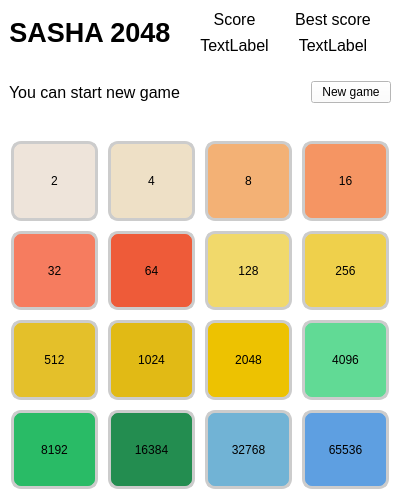
<?xml version="1.0" encoding="UTF-8"?>
<ui version="4.0">
 <class>MainWindow</class>
 <widget class="QMainWindow" name="MainWindow">
  <property name="geometry">
   <rect>
    <x>0</x>
    <y>0</y>
    <width>400</width>
    <height>500</height>
   </rect>
  </property>
  <property name="minimumSize">
   <size>
    <width>400</width>
    <height>400</height>
   </size>
  </property>
  <property name="maximumSize">
   <size>
    <width>16777215</width>
    <height>1000000</height>
   </size>
  </property>
  <property name="windowTitle">
   <string>MainWindow</string>
  </property>
  <property name="styleSheet">
   <string notr="true">background-color: white
</string>
  </property>
  <widget class="QWidget" name="centralwidget">
   <layout class="QVBoxLayout" name="verticalLayout">
    <item>
     <layout class="QHBoxLayout" name="horizontalLayout">
      <item>
       <layout class="QHBoxLayout" name="horizontalLayout_2">
        <item>
         <widget class="QLabel" name="label_19">
          <property name="maximumSize">
           <size>
            <width>16777215</width>
            <height>30</height>
           </size>
          </property>
          <property name="font">
           <font>
            <pointsize>20</pointsize>
            <bold>true</bold>
           </font>
          </property>
          <property name="text">
           <string>SASHA 2048</string>
          </property>
          <property name="alignment">
           <set>Qt::AlignCenter</set>
          </property>
         </widget>
        </item>
        <item>
         <spacer name="horizontalSpacer">
          <property name="orientation">
           <enum>Qt::Horizontal</enum>
          </property>
          <property name="sizeHint" stdset="0">
           <size>
            <width>40</width>
            <height>20</height>
           </size>
          </property>
         </spacer>
        </item>
        <item>
         <layout class="QVBoxLayout" name="verticalLayout_2">
          <item>
           <widget class="QLabel" name="label_17">
            <property name="maximumSize">
             <size>
              <width>16777215</width>
              <height>20</height>
             </size>
            </property>
            <property name="font">
             <font>
              <pointsize>12</pointsize>
             </font>
            </property>
            <property name="text">
             <string>Score</string>
            </property>
            <property name="alignment">
             <set>Qt::AlignCenter</set>
            </property>
           </widget>
          </item>
          <item>
           <widget class="QLabel" name="label_18">
            <property name="maximumSize">
             <size>
              <width>16777215</width>
              <height>20</height>
             </size>
            </property>
            <property name="font">
             <font>
              <pointsize>12</pointsize>
             </font>
            </property>
            <property name="text">
             <string>TextLabel</string>
            </property>
            <property name="alignment">
             <set>Qt::AlignCenter</set>
            </property>
           </widget>
          </item>
         </layout>
        </item>
        <item>
         <spacer name="horizontalSpacer_3">
          <property name="orientation">
           <enum>Qt::Horizontal</enum>
          </property>
          <property name="sizeType">
           <enum>QSizePolicy::Fixed</enum>
          </property>
          <property name="sizeHint" stdset="0">
           <size>
            <width>20</width>
            <height>20</height>
           </size>
          </property>
         </spacer>
        </item>
        <item>
         <layout class="QVBoxLayout" name="verticalLayout_3">
          <item>
           <widget class="QLabel" name="BestScore">
            <property name="maximumSize">
             <size>
              <width>16777215</width>
              <height>20</height>
             </size>
            </property>
            <property name="font">
             <font>
              <pointsize>12</pointsize>
             </font>
            </property>
            <property name="text">
             <string>Best score</string>
            </property>
            <property name="alignment">
             <set>Qt::AlignCenter</set>
            </property>
           </widget>
          </item>
          <item>
           <widget class="QLabel" name="BestScoreValue">
            <property name="maximumSize">
             <size>
              <width>16777215</width>
              <height>20</height>
             </size>
            </property>
            <property name="font">
             <font>
              <pointsize>12</pointsize>
             </font>
            </property>
            <property name="text">
             <string>TextLabel</string>
            </property>
            <property name="alignment">
             <set>Qt::AlignCenter</set>
            </property>
           </widget>
          </item>
         </layout>
        </item>
        <item>
         <spacer name="horizontalSpacer_2">
          <property name="orientation">
           <enum>Qt::Horizontal</enum>
          </property>
          <property name="sizeType">
           <enum>QSizePolicy::Fixed</enum>
          </property>
          <property name="sizeHint" stdset="0">
           <size>
            <width>20</width>
            <height>20</height>
           </size>
          </property>
         </spacer>
        </item>
       </layout>
      </item>
     </layout>
    </item>
    <item>
     <spacer name="verticalSpacer_3">
      <property name="orientation">
       <enum>Qt::Vertical</enum>
      </property>
      <property name="sizeType">
       <enum>QSizePolicy::Fixed</enum>
      </property>
      <property name="sizeHint" stdset="0">
       <size>
        <width>20</width>
        <height>20</height>
       </size>
      </property>
     </spacer>
    </item>
    <item>
     <layout class="QHBoxLayout" name="horizontalLayout_3">
      <item>
       <widget class="QLabel" name="NewGame">
        <property name="maximumSize">
         <size>
          <width>16777215</width>
          <height>20</height>
         </size>
        </property>
        <property name="font">
         <font>
          <pointsize>12</pointsize>
         </font>
        </property>
        <property name="text">
         <string>You can start new game</string>
        </property>
       </widget>
      </item>
      <item>
       <spacer name="horizontalSpacer_4">
        <property name="orientation">
         <enum>Qt::Horizontal</enum>
        </property>
        <property name="sizeHint" stdset="0">
         <size>
          <width>40</width>
          <height>20</height>
         </size>
        </property>
       </spacer>
      </item>
      <item>
       <widget class="QPushButton" name="pushButton">
        <property name="text">
         <string>New game</string>
        </property>
       </widget>
      </item>
     </layout>
    </item>
    <item>
     <spacer name="verticalSpacer">
      <property name="orientation">
       <enum>Qt::Vertical</enum>
      </property>
      <property name="sizeType">
       <enum>QSizePolicy::Fixed</enum>
      </property>
      <property name="sizeHint" stdset="0">
       <size>
        <width>30</width>
        <height>30</height>
       </size>
      </property>
     </spacer>
    </item>
    <item>
     <layout class="QGridLayout" name="gridLayout">
      <property name="sizeConstraint">
       <enum>QLayout::SetMaximumSize</enum>
      </property>
      <item row="0" column="0">
       <widget class="QLabel" name="label_00">
        <property name="sizePolicy">
         <sizepolicy hsizetype="Preferred" vsizetype="Preferred">
          <horstretch>0</horstretch>
          <verstretch>0</verstretch>
         </sizepolicy>
        </property>
        <property name="minimumSize">
         <size>
          <width>0</width>
          <height>0</height>
         </size>
        </property>
        <property name="maximumSize">
         <size>
          <width>1000</width>
          <height>1000</height>
         </size>
        </property>
        <property name="layoutDirection">
         <enum>Qt::LeftToRight</enum>
        </property>
        <property name="styleSheet">
         <string notr="true">border: 3px solid #ccc;
border-radius: 10px;
margin: 2px;
background-color: #eee4da;</string>
        </property>
        <property name="text">
         <string>2</string>
        </property>
        <property name="alignment">
         <set>Qt::AlignCenter</set>
        </property>
       </widget>
      </item>
      <item row="2" column="1">
       <widget class="QLabel" name="label_21">
        <property name="minimumSize">
         <size>
          <width>0</width>
          <height>0</height>
         </size>
        </property>
        <property name="maximumSize">
         <size>
          <width>1000</width>
          <height>1000</height>
         </size>
        </property>
        <property name="styleSheet">
         <string notr="true">border: 3px solid #ccc;
border-radius: 10px;
margin: 2px;
background-color: #e1ba15;</string>
        </property>
        <property name="text">
         <string>1024</string>
        </property>
        <property name="alignment">
         <set>Qt::AlignCenter</set>
        </property>
       </widget>
      </item>
      <item row="0" column="3">
       <widget class="QLabel" name="label_03">
        <property name="sizePolicy">
         <sizepolicy hsizetype="Preferred" vsizetype="Preferred">
          <horstretch>0</horstretch>
          <verstretch>0</verstretch>
         </sizepolicy>
        </property>
        <property name="minimumSize">
         <size>
          <width>0</width>
          <height>0</height>
         </size>
        </property>
        <property name="maximumSize">
         <size>
          <width>1000</width>
          <height>1000</height>
         </size>
        </property>
        <property name="styleSheet">
         <string notr="true">border: 3px solid #ccc;
border-radius: 10px;
margin: 2px;
background-color: #f59563;</string>
        </property>
        <property name="text">
         <string>16</string>
        </property>
        <property name="alignment">
         <set>Qt::AlignCenter</set>
        </property>
       </widget>
      </item>
      <item row="3" column="3">
       <widget class="QLabel" name="label_33">
        <property name="minimumSize">
         <size>
          <width>0</width>
          <height>0</height>
         </size>
        </property>
        <property name="maximumSize">
         <size>
          <width>1000</width>
          <height>1000</height>
         </size>
        </property>
        <property name="styleSheet">
         <string notr="true">border: 3px solid #ccc;
border-radius: 10px;
margin: 2px;
background-color: #5e9fe1;</string>
        </property>
        <property name="text">
         <string>65536</string>
        </property>
        <property name="alignment">
         <set>Qt::AlignCenter</set>
        </property>
       </widget>
      </item>
      <item row="3" column="1">
       <widget class="QLabel" name="label_31">
        <property name="minimumSize">
         <size>
          <width>0</width>
          <height>0</height>
         </size>
        </property>
        <property name="maximumSize">
         <size>
          <width>1000</width>
          <height>1000</height>
         </size>
        </property>
        <property name="styleSheet">
         <string notr="true">border: 3px solid #ccc;
border-radius: 10px;
margin: 2px;
background-color: #238d50;</string>
        </property>
        <property name="text">
         <string>16384</string>
        </property>
        <property name="alignment">
         <set>Qt::AlignCenter</set>
        </property>
       </widget>
      </item>
      <item row="0" column="2">
       <widget class="QLabel" name="label_02">
        <property name="minimumSize">
         <size>
          <width>0</width>
          <height>0</height>
         </size>
        </property>
        <property name="maximumSize">
         <size>
          <width>1000</width>
          <height>1000</height>
         </size>
        </property>
        <property name="styleSheet">
         <string notr="true">border: 3px solid #ccc;
border-radius: 10px;
margin: 2px;
background-color: #f3b175;
</string>
        </property>
        <property name="text">
         <string>8</string>
        </property>
        <property name="alignment">
         <set>Qt::AlignCenter</set>
        </property>
       </widget>
      </item>
      <item row="0" column="1">
       <widget class="QLabel" name="label_01">
        <property name="minimumSize">
         <size>
          <width>0</width>
          <height>0</height>
         </size>
        </property>
        <property name="maximumSize">
         <size>
          <width>1000</width>
          <height>1000</height>
         </size>
        </property>
        <property name="styleSheet">
         <string notr="true">border: 3px solid #ccc;
border-radius: 10px;
margin: 2px;
background-color: #eee0c6;
</string>
        </property>
        <property name="text">
         <string>4</string>
        </property>
        <property name="alignment">
         <set>Qt::AlignCenter</set>
        </property>
       </widget>
      </item>
      <item row="1" column="1">
       <widget class="QLabel" name="label_11">
        <property name="minimumSize">
         <size>
          <width>0</width>
          <height>0</height>
         </size>
        </property>
        <property name="maximumSize">
         <size>
          <width>1000</width>
          <height>1000</height>
         </size>
        </property>
        <property name="styleSheet">
         <string notr="true">border: 3px solid #ccc;
border-radius: 10px;
margin: 2px;
background-color: #ee5b39;</string>
        </property>
        <property name="text">
         <string>64</string>
        </property>
        <property name="alignment">
         <set>Qt::AlignCenter</set>
        </property>
       </widget>
      </item>
      <item row="2" column="3">
       <widget class="QLabel" name="label_23">
        <property name="minimumSize">
         <size>
          <width>0</width>
          <height>0</height>
         </size>
        </property>
        <property name="maximumSize">
         <size>
          <width>1000</width>
          <height>1000</height>
         </size>
        </property>
        <property name="styleSheet">
         <string notr="true">border: 3px solid #ccc;
border-radius: 10px;
margin: 2px;
background-color: #61da95;</string>
        </property>
        <property name="text">
         <string>4096</string>
        </property>
        <property name="alignment">
         <set>Qt::AlignCenter</set>
        </property>
       </widget>
      </item>
      <item row="1" column="3">
       <widget class="QLabel" name="label_13">
        <property name="maximumSize">
         <size>
          <width>1000</width>
          <height>1000</height>
         </size>
        </property>
        <property name="styleSheet">
         <string notr="true">border: 3px solid #ccc;
border-radius: 10px;
margin: 2px;
background-color: #efd04b;</string>
        </property>
        <property name="text">
         <string>256</string>
        </property>
        <property name="alignment">
         <set>Qt::AlignCenter</set>
        </property>
       </widget>
      </item>
      <item row="1" column="2">
       <widget class="QLabel" name="label_12">
        <property name="minimumSize">
         <size>
          <width>0</width>
          <height>0</height>
         </size>
        </property>
        <property name="maximumSize">
         <size>
          <width>1000</width>
          <height>1000</height>
         </size>
        </property>
        <property name="styleSheet">
         <string notr="true">border: 3px solid #ccc;
border-radius: 10px;
margin: 2px;
background-color: #f1d96b;</string>
        </property>
        <property name="text">
         <string>128</string>
        </property>
        <property name="alignment">
         <set>Qt::AlignCenter</set>
        </property>
       </widget>
      </item>
      <item row="2" column="2">
       <widget class="QLabel" name="label_22">
        <property name="minimumSize">
         <size>
          <width>0</width>
          <height>0</height>
         </size>
        </property>
        <property name="maximumSize">
         <size>
          <width>1000</width>
          <height>1000</height>
         </size>
        </property>
        <property name="styleSheet">
         <string notr="true">border: 3px solid #ccc;
border-radius: 10px;
margin: 2px;
background-color: #edc201;</string>
        </property>
        <property name="text">
         <string>2048</string>
        </property>
        <property name="alignment">
         <set>Qt::AlignCenter</set>
        </property>
       </widget>
      </item>
      <item row="3" column="2">
       <widget class="QLabel" name="label_32">
        <property name="minimumSize">
         <size>
          <width>0</width>
          <height>0</height>
         </size>
        </property>
        <property name="maximumSize">
         <size>
          <width>1000</width>
          <height>1000</height>
         </size>
        </property>
        <property name="styleSheet">
         <string notr="true">border: 3px solid #ccc;
border-radius: 10px;
margin: 2px;
background-color: #71b3d5;</string>
        </property>
        <property name="text">
         <string>32768</string>
        </property>
        <property name="alignment">
         <set>Qt::AlignCenter</set>
        </property>
       </widget>
      </item>
      <item row="1" column="0">
       <widget class="QLabel" name="label_10">
        <property name="minimumSize">
         <size>
          <width>0</width>
          <height>0</height>
         </size>
        </property>
        <property name="maximumSize">
         <size>
          <width>1000</width>
          <height>1000</height>
         </size>
        </property>
        <property name="styleSheet">
         <string notr="true">border: 3px solid #ccc;
border-radius: 10px;
margin: 2px;
background-color: #f67c5f;</string>
        </property>
        <property name="text">
         <string>32</string>
        </property>
        <property name="alignment">
         <set>Qt::AlignCenter</set>
        </property>
       </widget>
      </item>
      <item row="2" column="0">
       <widget class="QLabel" name="label_20">
        <property name="minimumSize">
         <size>
          <width>0</width>
          <height>0</height>
         </size>
        </property>
        <property name="maximumSize">
         <size>
          <width>1000</width>
          <height>1000</height>
         </size>
        </property>
        <property name="styleSheet">
         <string notr="true">border: 3px solid #ccc;
border-radius: 10px;
margin: 2px;
background-color: #e4c02a;</string>
        </property>
        <property name="text">
         <string>512</string>
        </property>
        <property name="alignment">
         <set>Qt::AlignCenter</set>
        </property>
       </widget>
      </item>
      <item row="3" column="0">
       <widget class="QLabel" name="label_30">
        <property name="minimumSize">
         <size>
          <width>0</width>
          <height>0</height>
         </size>
        </property>
        <property name="maximumSize">
         <size>
          <width>1000</width>
          <height>1000</height>
         </size>
        </property>
        <property name="styleSheet">
         <string notr="true">border: 3px solid #ccc;
border-radius: 10px;
margin: 2px;
background-color: #29bb66;</string>
        </property>
        <property name="text">
         <string>8192</string>
        </property>
        <property name="alignment">
         <set>Qt::AlignCenter</set>
        </property>
       </widget>
      </item>
     </layout>
    </item>
   </layout>
  </widget>
 </widget>
 <resources/>
 <connections/>
</ui>
